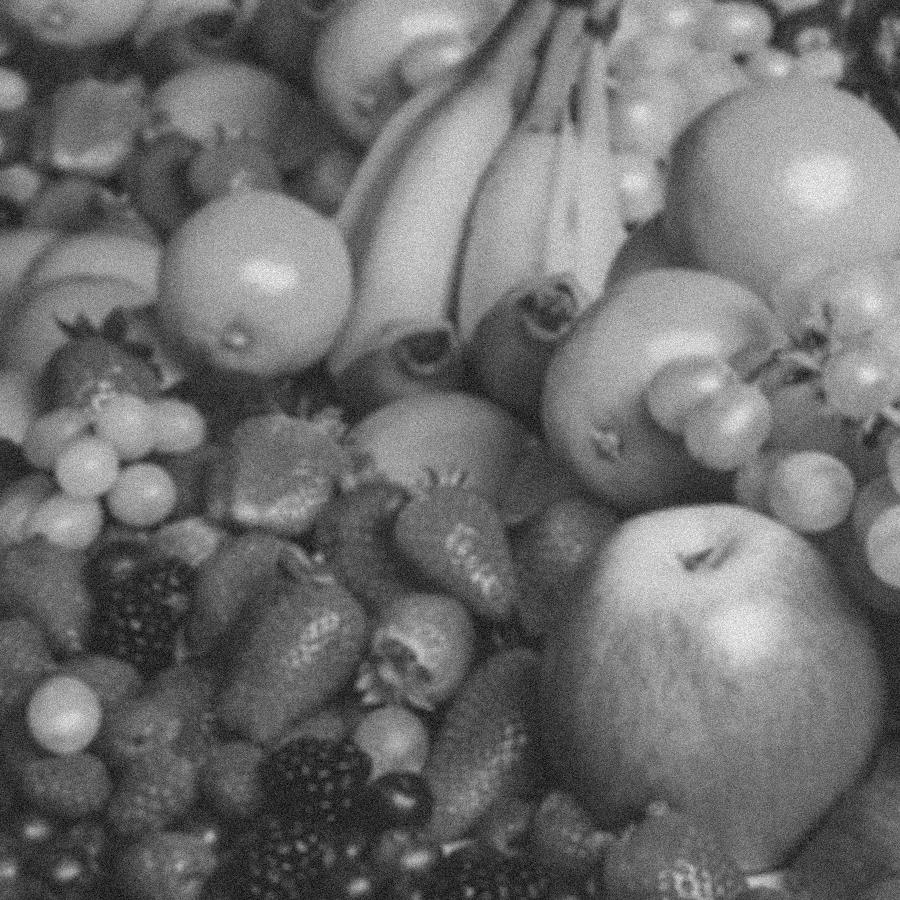
#> input picture hw1/images/(a)original.jpg, 900 x 900 px, given in place of kid blurred-noisy.tif, which was not available
$ python project1.py   (older library calls are emulated)
#> lines starting #> are read from the running program, lines starting #| are printed output that depends on the picture; pictures that were not available may be replaced by others from this repository, and a replacement may not be noted
import cv2
import numpy as np
from PIL import Image
import os
import matplotlib.pyplot as plt
import openpyxl

if not (os.path.exists("./images")):
    os.makedirs('images')

kid_img, fruit_img = cv2.imread(
    "kid blurred-noisy.tif"), cv2.imread("fruit blurred-noisy.tif")
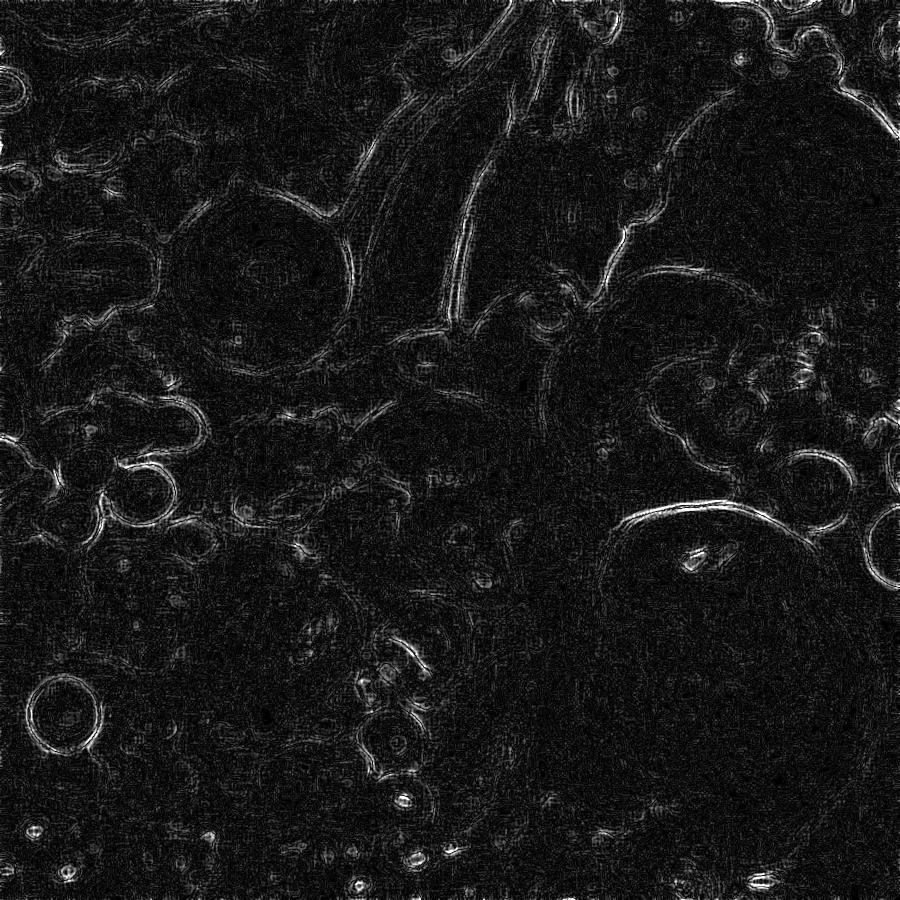
#> input picture hw1/images/(b)Laplacian.jpg, 900 x 900 px, given in place of fruit blurred-noisy.tif, which was not available
#> kid_img is the input picture: shape (900, 900, 3); min 0, max 255, mean 110.5
#> fruit_img is the input picture: shape (900, 900, 3); min 0, max 255, mean 24.3

# (a)origin
cv2.imshow('(a)kid_original', kid_img)
kid_img_norm = cv2.normalize(kid_img, None, alpha=0,
                             beta=1, norm_type=cv2.NORM_MINMAX, dtype=cv2.CV_64F)
kid_img_norm = (255*kid_img_norm).astype(np.uint8)
image = Image.fromarray(cv2.cvtColor(kid_img_norm, cv2.COLOR_BGR2RGB))
image.save('./images/(a)kid_original.jpg', dpi=(200.0, 200.0))
# blur
blur = cv2.medianBlur(kid_img, 15)
# blur = cv2.GaussianBlur(kid_img, (9, 9), 0)

# (b)Laplician
Laplician = cv2.Laplacian(blur, cv2.CV_64F, ksize=3)
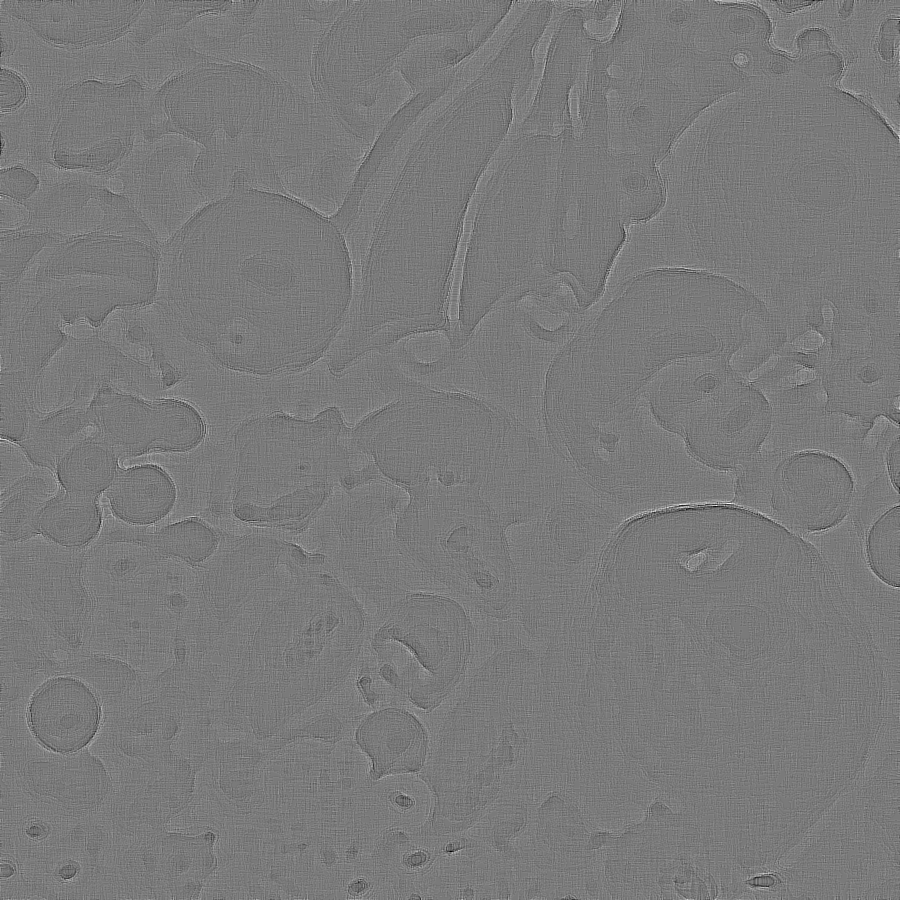
#> Laplician: shape (900, 900, 3) float64; min -74, max 80, mean 0; drawn with min black and max white
# take absolute value
abs_Laplacian = cv2.convertScaleAbs(Laplician)
cv2.imshow('(b)kid_Laplacian', abs_Laplacian)
norm_img = cv2.normalize(abs_Laplacian, None, alpha=0,
                         beta=1, norm_type=cv2.NORM_MINMAX, dtype=cv2.CV_64F)
norm_img = (255*norm_img).astype(np.uint8)
image = Image.fromarray(cv2.cvtColor(norm_img, cv2.COLOR_BGR2RGB))
image.save('./images/(b)kid_Laplacian.jpg', dpi=(200.0, 200.0))

# (c)Laplician_sharpened
Laplacian_sharpened = cv2.add(
    kid_img, abs_Laplacian)
cv2.imshow('(c)kid_Laplacian_sharpened', Laplacian_sharpened)
norm_img = cv2.normalize(Laplacian_sharpened, None, alpha=0,
                         beta=1, norm_type=cv2.NORM_MINMAX, dtype=cv2.CV_64F)
norm_img = (255*norm_img).astype(np.uint8)
image = Image.fromarray(cv2.cvtColor(norm_img, cv2.COLOR_BGR2RGB))
image.save('./images/(c)kid_Laplacian_sharpened.jpg', dpi=(200.0, 200.0))

# (d)sobel
sobelx = cv2.Sobel(blur, cv2.CV_64F, 1, 0, ksize=3)
# take absolute value
sobelx = cv2.convertScaleAbs(sobelx)
sobely = cv2.Sobel(blur, cv2.CV_64F, 0, 1, ksize=3)
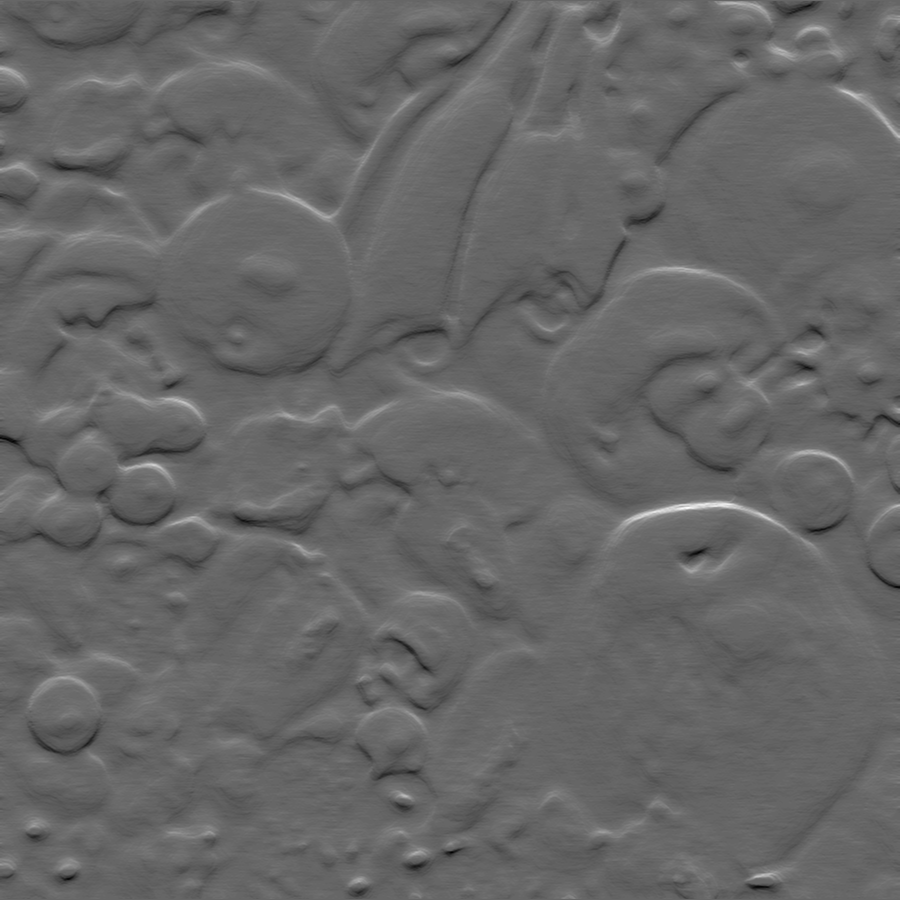
#> sobely: shape (900, 900, 3) float64; min -127, max 188, mean -0.5; drawn with min black and max white
# take absolute value
sobely = cv2.convertScaleAbs(sobely)
Sobel_gradient = cv2.add(sobelx, sobely)
cv2.imshow('(d)kid_Sobel_gradient', Sobel_gradient)
norm_img = cv2.normalize(Sobel_gradient, None, alpha=0,
                         beta=1, norm_type=cv2.NORM_MINMAX, dtype=cv2.CV_64F)
norm_img = (255*norm_img).astype(np.uint8)
image = Image.fromarray(cv2.cvtColor(norm_img, cv2.COLOR_BGR2RGB))
image.save('./images/(d)kid_Sobel_gradient.jpg', dpi=(200.0, 200.0))

# (e)smoothing_box_filter
smoothing_box_filter = cv2.boxFilter(
    Sobel_gradient, -1, (5, 5), normalize=True)
cv2.imshow('(e)kid_smoothing_box_filter)', smoothing_box_filter)
norm_img = cv2.normalize(smoothing_box_filter, None, alpha=0,
                         beta=1, norm_type=cv2.NORM_MINMAX, dtype=cv2.CV_64F)
norm_img = (255*norm_img).astype(np.uint8)
image = Image.fromarray(cv2.cvtColor(norm_img, cv2.COLOR_BGR2RGB))
image.save('./images/(e)kid_smoothing_box_filter.jpg', dpi=(200.0, 200.0))

f_img = cv2.multiply(smoothing_box_filter, abs_Laplacian)
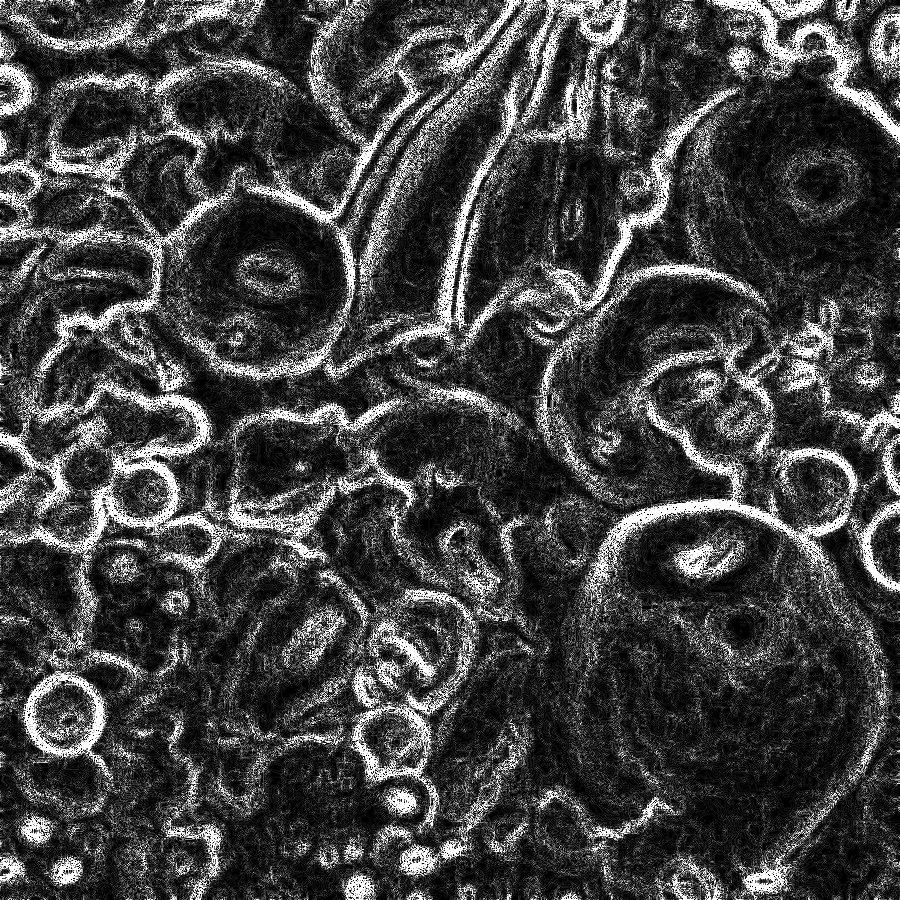
#> f_img: shape (900, 900, 3); min 0, max 255, mean 65.1
cv2.imshow('(f)kid_)', f_img)
norm_img = cv2.normalize(f_img, None, alpha=0,
                         beta=1, norm_type=cv2.NORM_MINMAX, dtype=cv2.CV_64F)
norm_img = (255*norm_img).astype(np.uint8)
image = Image.fromarray(cv2.cvtColor(norm_img, cv2.COLOR_BGR2RGB))
image.save('./images/(f)kid.jpg', dpi=(200.0, 200.0))

# (g)high_boost filtering
c = 0.15
g_img = cv2.addWeighted(f_img, c, kid_img, 1-c, 0)
cv2.imshow('(g)kid_)', g_img)
norm_img = cv2.normalize(g_img, None, alpha=0,
                         beta=1, norm_type=cv2.NORM_MINMAX, dtype=cv2.CV_64F)
norm_img = (255*norm_img).astype(np.uint8)
image = Image.fromarray(cv2.cvtColor(norm_img, cv2.COLOR_BGR2RGB))
image.save('./images/(g)kid.jpg', dpi=(200.0, 200.0))

# (h)Power_law
h_img = np.array(255*(g_img/255)**0.85, dtype='uint8')
cv2.imshow('(h)kid_', h_img)
final_norm_img = cv2.normalize(h_img, None, alpha=0,
                               beta=1, norm_type=cv2.NORM_MINMAX, dtype=cv2.CV_64F)
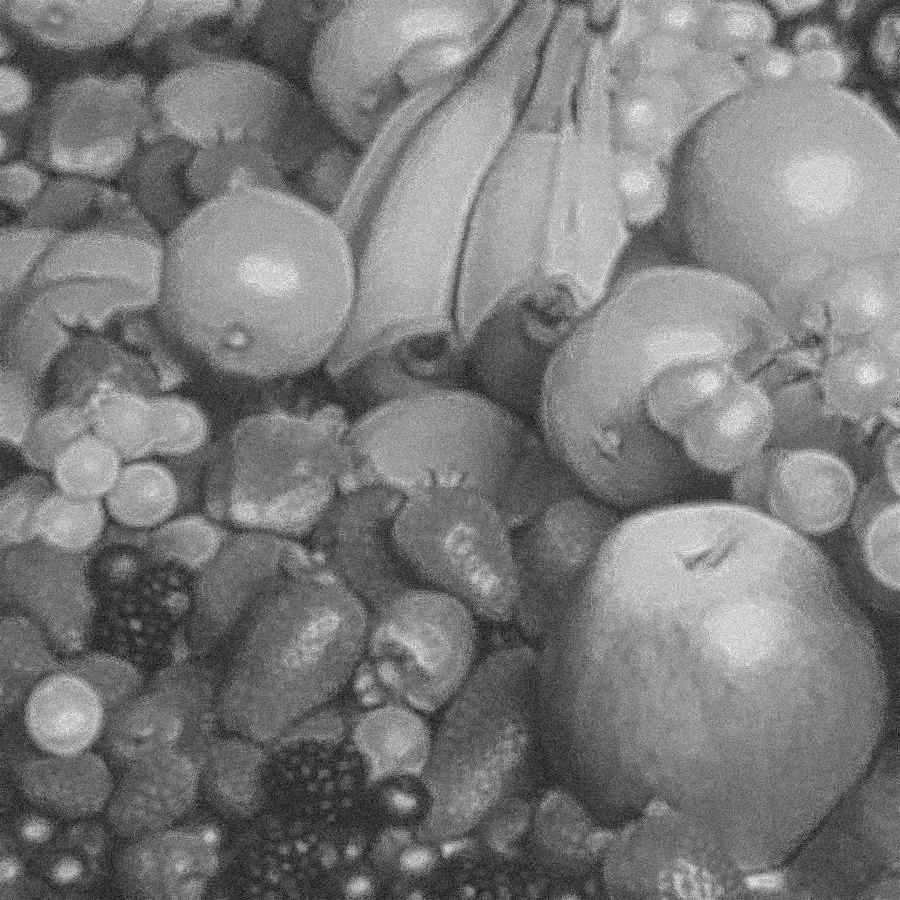
#> final_norm_img: shape (900, 900, 3) float64; min 0, max 1, mean 0.484
final_norm_img = (255*final_norm_img).astype(np.uint8)
image = Image.fromarray(cv2.cvtColor(norm_img, cv2.COLOR_BGR2RGB))
image.save('./images/(h)kid.jpg', dpi=(200.0, 200.0))

origin_hist = cv2.calcHist([kid_img_norm], [0], None, [256], [0, 256])
#> origin_hist = 256 values, max 12917 at index 73, min 0 at index 33, mean 3164.1
final_hist = cv2.calcHist([final_norm_img.astype('uint8')], [
                          0], None, [256], [0, 256])
#> final_hist = 256 values, max 11419 at index 124, min 0 at index 1, mean 3164.1

plt.plot(origin_hist)
plt.title('origin kid_Histogram')
plt.xlabel('graylevel')
plt.ylabel('count')
plt.legend(['origin'])
plt.show()
#> figure, not shown here; curve peaks at x = 73, y = 12917

plt.plot(final_hist)
plt.title('final kid_Histogram')
plt.xlabel('graylevel')
plt.ylabel('count')
plt.legend(['final'])
plt.show()
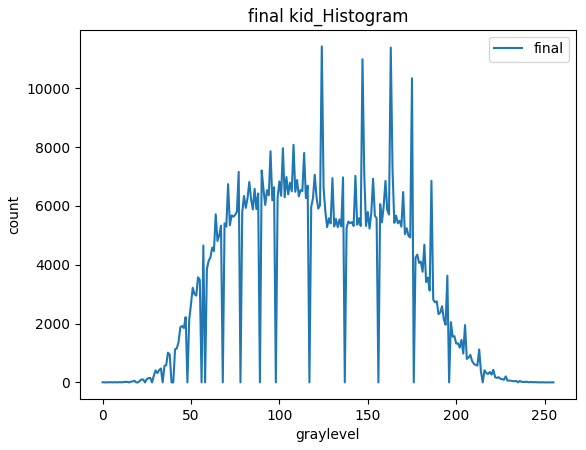
#> figure drawn by matplotlib, 1 panel; curve peaks at x = 124, y = 11419
#> (the run stopped early here; a loop or call above may not have finished)
